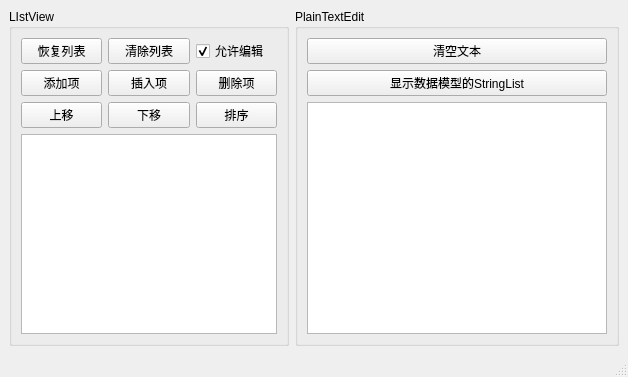
<?xml version="1.0" encoding="UTF-8"?>
<ui version="4.0">
 <class>MainWindow</class>
 <widget class="QMainWindow" name="MainWindow">
  <property name="geometry">
   <rect>
    <x>0</x>
    <y>0</y>
    <width>628</width>
    <height>352</height>
   </rect>
  </property>
  <property name="windowTitle">
   <string>MainWindow</string>
  </property>
  <widget class="QWidget" name="centralwidget">
   <layout class="QGridLayout" name="gridLayout_3">
    <item row="0" column="0">
     <widget class="QGroupBox" name="groupBox">
      <property name="title">
       <string>LIstView</string>
      </property>
      <layout class="QGridLayout" name="gridLayout">
       <item row="0" column="0">
        <widget class="QPushButton" name="btnInitList">
         <property name="text">
          <string>恢复列表</string>
         </property>
        </widget>
       </item>
       <item row="0" column="1">
        <widget class="QPushButton" name="btnClearList">
         <property name="text">
          <string>清除列表</string>
         </property>
        </widget>
       </item>
       <item row="0" column="2">
        <widget class="QCheckBox" name="chkEditable">
         <property name="text">
          <string>允许编辑</string>
         </property>
         <property name="checked">
          <bool>true</bool>
         </property>
        </widget>
       </item>
       <item row="1" column="0">
        <widget class="QPushButton" name="btnAdd">
         <property name="text">
          <string>添加项</string>
         </property>
        </widget>
       </item>
       <item row="1" column="1">
        <widget class="QPushButton" name="btnInsert">
         <property name="text">
          <string>插入项</string>
         </property>
        </widget>
       </item>
       <item row="1" column="2">
        <widget class="QPushButton" name="btnDelete">
         <property name="text">
          <string>删除项</string>
         </property>
        </widget>
       </item>
       <item row="2" column="0">
        <widget class="QPushButton" name="btnUp">
         <property name="text">
          <string>上移</string>
         </property>
        </widget>
       </item>
       <item row="2" column="1">
        <widget class="QPushButton" name="btnDown">
         <property name="text">
          <string>下移</string>
         </property>
        </widget>
       </item>
       <item row="2" column="2">
        <widget class="QPushButton" name="btnSort">
         <property name="text">
          <string>排序</string>
         </property>
         <property name="checkable">
          <bool>true</bool>
         </property>
        </widget>
       </item>
       <item row="3" column="0" colspan="3">
        <widget class="QListView" name="listView">
         <property name="minimumSize">
          <size>
           <width>0</width>
           <height>200</height>
          </size>
         </property>
         <property name="selectionMode">
          <enum>QAbstractItemView::SingleSelection</enum>
         </property>
        </widget>
       </item>
      </layout>
     </widget>
    </item>
    <item row="0" column="1">
     <widget class="QGroupBox" name="groupBox_2">
      <property name="title">
       <string>PlainTextEdit</string>
      </property>
      <layout class="QGridLayout" name="gridLayout_2">
       <item row="0" column="0">
        <widget class="QPushButton" name="btnClearText">
         <property name="text">
          <string>清空文本</string>
         </property>
        </widget>
       </item>
       <item row="1" column="0">
        <widget class="QPushButton" name="btnShow">
         <property name="text">
          <string>显示数据模型的StringList</string>
         </property>
        </widget>
       </item>
       <item row="2" column="0">
        <widget class="QPlainTextEdit" name="plainTextEdit">
         <property name="minimumSize">
          <size>
           <width>300</width>
           <height>0</height>
          </size>
         </property>
        </widget>
       </item>
      </layout>
     </widget>
    </item>
   </layout>
  </widget>
  <widget class="QStatusBar" name="statusbar"/>
 </widget>
 <resources/>
 <connections/>
</ui>
